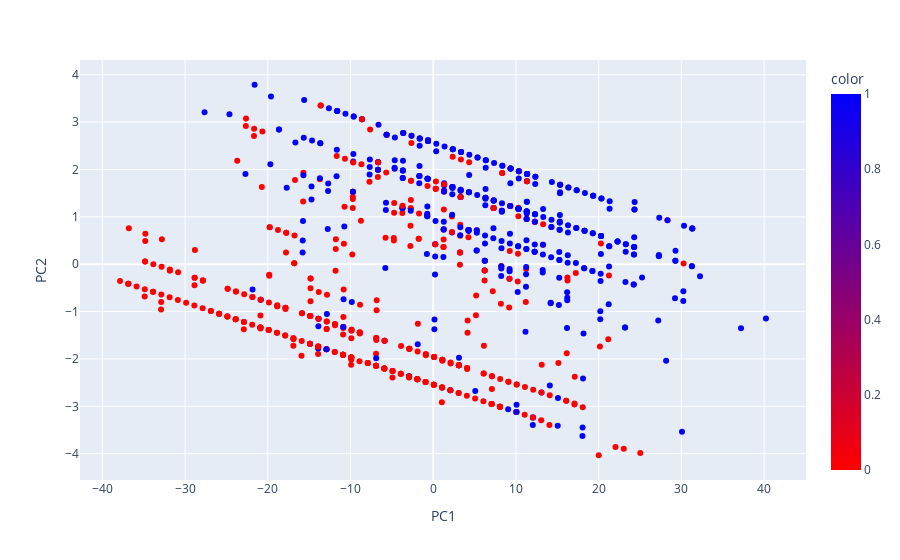

Notebook code cell kept with this figure:
### Code cell
# 4.2
import plotly.express as px
from sklearn.decomposition import PCA


df.dropna(inplace=True)
X = df[['BA', 'Shape', 'Margin', 'Density', 'Age']]

pca = PCA(n_components=2)
components = pca.fit_transform(X)

fig_pca = px.scatter(components, x=0, y=1, color=df['Severity'], color_continuous_scale=px.colors.sequential.Bluered_r)

print(components)
fig_pca.update_layout(
    xaxis_title="PC1",
    yaxis_title="PC2"
)
fig_pca.show()

### Figure 1 — Plotly figure (JSON) as saved in the notebook; plotly's stock layout.template omitted (floating-point values rounded to 4 significant figures; data arrays with more than 128 entries replaced by an {"elided": "..."} marker saying what was removed)
{"data": [{"hovertemplate": "0=%{x}<br>1=%{y}<br>color=%{marker.color}<extra></extra>", "legendgroup": "", "marker": {"color": {"elided": "830 int values"}, "coloraxis": "coloraxis", "symbol": "circle"}, "mode": "markers", "name": "", "orientation": "v", "showlegend": false, "type": "scatter", "x": {"elided": "830 float values"}, "xaxis": "x", "y": {"elided": "830 float values"}, "yaxis": "y"}], "layout": {"coloraxis": {"colorbar": {"title": {"text": "color"}}, "colorscale": [[0, "rgb(255,0,0)"], [1, "rgb(0,0,255)"]]}, "legend": {"tracegroupgap": 0}, "margin": {"t": 60}, "xaxis": {"anchor": "y", "domain": [0, 1], "title": {"text": "PC1"}}, "yaxis": {"anchor": "x", "domain": [0, 1], "title": {"text": "PC2"}}}}
